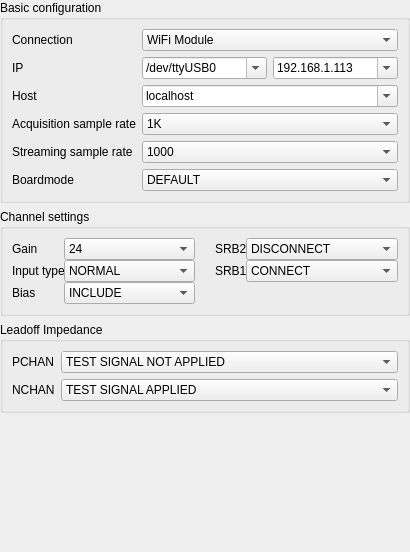
              <widget class="QWidget" name="scrollAreaWidgetContents_2">
               <property name="geometry">
                <rect>
                 <x>0</x>
                 <y>0</y>
                 <width>410</width>
                 <height>552</height>
                </rect>
               </property>
               <layout class="QGridLayout" name="gridLayout_14">
                <property name="leftMargin">
                 <number>0</number>
                </property>
                <property name="topMargin">
                 <number>0</number>
                </property>
                <property name="rightMargin">
                 <number>0</number>
                </property>
                <property name="bottomMargin">
                 <number>0</number>
                </property>
                <item row="3" column="0">
                 <spacer name="verticalSpacer_4">
                  <property name="orientation">
                   <enum>Qt::Vertical</enum>
                  </property>
                  <property name="sizeHint" stdset="0">
                   <size>
                    <width>20</width>
                    <height>40</height>
                   </size>
                  </property>
                 </spacer>
                </item>
                <item row="2" column="0">
                 <widget class="QGroupBox" name="groupBox_3">
                  <property name="enabled">
                   <bool>true</bool>
                  </property>
                  <property name="title">
                   <string>Leadoff Impedance</string>
                  </property>
                  <layout class="QGridLayout" name="gridLayout_13">
                   <item row="0" column="0">
                    <layout class="QFormLayout" name="formLayout_3">
                     <property name="labelAlignment">
                      <set>Qt::AlignLeading|Qt::AlignLeft|Qt::AlignVCenter</set>
                     </property>
                     <property name="formAlignment">
                      <set>Qt::AlignLeading|Qt::AlignLeft|Qt::AlignTop</set>
                     </property>
                     <item row="0" column="0">
                      <widget class="QLabel" name="label_12">
                       <property name="text">
                        <string>PCHAN</string>
                       </property>
                      </widget>
                     </item>
                     <item row="1" column="0">
                      <widget class="QLabel" name="label_13">
                       <property name="text">
                        <string>NCHAN</string>
                       </property>
                      </widget>
                     </item>
                     <item row="0" column="1">
                      <widget class="QComboBox" name="comboBox_pchan">
                       <item>
                        <property name="text">
                         <string>TEST SIGNAL NOT APPLIED</string>
                        </property>
                       </item>
                       <item>
                        <property name="text">
                         <string>TEST SIGNAL APPLIED</string>
                        </property>
                       </item>
                      </widget>
                     </item>
                     <item row="1" column="1">
                      <widget class="QComboBox" name="comboBox_nchan">
                       <property name="currentIndex">
                        <number>1</number>
                       </property>
                       <item>
                        <property name="text">
                         <string>TEST SIGNAL NOT APPLIED</string>
                        </property>
                       </item>
                       <item>
                        <property name="text">
                         <string>TEST SIGNAL APPLIED</string>
                        </property>
                       </item>
                      </widget>
                     </item>
                    </layout>
                   </item>
                  </layout>
                 </widget>
                </item>
                <item row="1" column="0">
                 <widget class="QGroupBox" name="groupBox_2">
                  <property name="title">
                   <string>Channel settings</string>
                  </property>
                  <layout class="QGridLayout" name="gridLayout_12">
                   <property name="horizontalSpacing">
                    <number>20</number>
                   </property>
                   <item row="0" column="0">
                    <layout class="QFormLayout" name="formLayout_2">
                     <property name="labelAlignment">
                      <set>Qt::AlignLeading|Qt::AlignLeft|Qt::AlignVCenter</set>
                     </property>
                     <property name="formAlignment">
                      <set>Qt::AlignLeading|Qt::AlignLeft|Qt::AlignTop</set>
                     </property>
                     <item row="0" column="0">
                      <widget class="QLabel" name="label_2">
                       <property name="text">
                        <string>Gain</string>
                       </property>
                      </widget>
                     </item>
                     <item row="0" column="1">
                      <widget class="QComboBox" name="comboBox_gain">
                       <property name="currentIndex">
                        <number>6</number>
                       </property>
                       <item>
                        <property name="text">
                         <string>1</string>
                        </property>
                       </item>
                       <item>
                        <property name="text">
                         <string>2</string>
                        </property>
                       </item>
                       <item>
                        <property name="text">
                         <string>4</string>
                        </property>
                       </item>
                       <item>
                        <property name="text">
                         <string>6</string>
                        </property>
                       </item>
                       <item>
                        <property name="text">
                         <string>8</string>
                        </property>
                       </item>
                       <item>
                        <property name="text">
                         <string>12</string>
                        </property>
                       </item>
                       <item>
                        <property name="text">
                         <string>24</string>
                        </property>
                       </item>
                      </widget>
                     </item>
                     <item row="1" column="0">
                      <widget class="QLabel" name="label_5">
                       <property name="text">
                        <string>Input type</string>
                       </property>
                      </widget>
                     </item>
                     <item row="1" column="1">
                      <widget class="QComboBox" name="comboBox_input_type">
                       <item>
                        <property name="text">
                         <string>NORMAL</string>
                        </property>
                       </item>
                       <item>
                        <property name="text">
                         <string>SHORTED</string>
                        </property>
                       </item>
                       <item>
                        <property name="text">
                         <string>BIAS MEAS</string>
                        </property>
                       </item>
                       <item>
                        <property name="text">
                         <string>MVDD</string>
                        </property>
                       </item>
                       <item>
                        <property name="text">
                         <string>TEMP</string>
                        </property>
                       </item>
                       <item>
                        <property name="text">
                         <string>TESTSIG</string>
                        </property>
                       </item>
                       <item>
                        <property name="text">
                         <string>BIAS DRP</string>
                        </property>
                       </item>
                       <item>
                        <property name="text">
                         <string>BIAS DRN</string>
                        </property>
                       </item>
                      </widget>
                     </item>
                     <item row="2" column="1">
                      <widget class="QComboBox" name="comboBox_bias">
                       <item>
                        <property name="text">
                         <string>INCLUDE</string>
                        </property>
                       </item>
                       <item>
                        <property name="text">
                         <string>REMOVE</string>
                        </property>
                       </item>
                      </widget>
                     </item>
                     <item row="2" column="0">
                      <widget class="QLabel" name="label_8">
                       <property name="text">
                        <string>Bias</string>
                       </property>
                      </widget>
                     </item>
                    </layout>
                   </item>
                   <item row="0" column="1">
                    <layout class="QFormLayout" name="formLayout_4">
                     <item row="0" column="0">
                      <widget class="QLabel" name="label_4">
                       <property name="text">
                        <string>SRB2</string>
                       </property>
                      </widget>
                     </item>
                     <item row="0" column="1">
                      <widget class="QComboBox" name="comboBox_srb1">
                       <property name="currentIndex">
                        <number>1</number>
                       </property>
                       <item>
                        <property name="text">
                         <string>CONNECT</string>
                        </property>
                       </item>
                       <item>
                        <property name="text">
                         <string>DISCONNECT</string>
                        </property>
                       </item>
                      </widget>
                     </item>
                     <item row="1" column="1">
                      <widget class="QComboBox" name="comboBox_srb2">
                       <item>
                        <property name="text">
                         <string>CONNECT</string>
                        </property>
                       </item>
                       <item>
                        <property name="text">
                         <string>DISCONNECT</string>
                        </property>
                       </item>
                      </widget>
                     </item>
                     <item row="1" column="0">
                      <widget class="QLabel" name="label_3">
                       <property name="text">
                        <string>SRB1</string>
                       </property>
                      </widget>
                     </item>
                    </layout>
                   </item>
                  </layout>
                 </widget>
                </item>
                <item row="0" column="0">
                 <widget class="QGroupBox" name="groupBox">
                  <property name="title">
                   <string>Basic configuration</string>
                  </property>
                  <layout class="QGridLayout" name="gridLayout_7">
                   <item row="0" column="0">
                    <layout class="QFormLayout" name="formLayout">
                     <property name="labelAlignment">
                      <set>Qt::AlignLeading|Qt::AlignLeft|Qt::AlignVCenter</set>
                     </property>
                     <property name="formAlignment">
                      <set>Qt::AlignLeading|Qt::AlignLeft|Qt::AlignTop</set>
                     </property>
                     <item row="0" column="0">
                      <widget class="QLabel" name="label_6">
                       <property name="text">
                        <string>Connection</string>
                       </property>
                      </widget>
                     </item>
                     <item row="0" column="1">
                      <widget class="QComboBox" name="comboBox_connection_mode">
                       <property name="currentIndex">
                        <number>1</number>
                       </property>
                       <item>
                        <property name="text">
                         <string>RFduino (Serial)</string>
                        </property>
                       </item>
                       <item>
                        <property name="text">
                         <string>WiFi Module</string>
                        </property>
                       </item>
                      </widget>
                     </item>
                     <item row="1" column="0">
                      <widget class="QLabel" name="label_port_ip">
                       <property name="text">
                        <string>IP</string>
                       </property>
                      </widget>
                     </item>
                     <item row="1" column="1">
                      <layout class="QHBoxLayout" name="horizontalLayout_10">
                       <item>
                        <widget class="QComboBox" name="comboBox_port">
                         <property name="editable">
                          <bool>true</bool>
                         </property>
                         <item>
                          <property name="text">
                           <string>/dev/ttyUSB0</string>
                          </property>
                         </item>
                        </widget>
                       </item>
                       <item>
                        <widget class="QComboBox" name="comboBox_ip">
                         <property name="editable">
                          <bool>true</bool>
                         </property>
                         <item>
                          <property name="text">
                           <string>192.168.1.113</string>
                          </property>
                         </item>
                        </widget>
                       </item>
                      </layout>
                     </item>
                     <item row="2" column="0">
                      <widget class="QLabel" name="label_7">
                       <property name="text">
                        <string>Host</string>
                       </property>
                      </widget>
                     </item>
                     <item row="2" column="1">
                      <widget class="QComboBox" name="comboBox_host">
                       <property name="editable">
                        <bool>true</bool>
                       </property>
                       <item>
                        <property name="text">
                         <string>localhost</string>
                        </property>
                       </item>
                       <item>
                        <property name="text">
                         <string>12.168.1.1</string>
                        </property>
                       </item>
                      </widget>
                     </item>
                     <item row="3" column="0">
                      <widget class="QLabel" name="label_10">
                       <property name="text">
                        <string>Acquisition sample rate</string>
                       </property>
                      </widget>
                     </item>
                     <item row="3" column="1">
                      <widget class="QComboBox" name="comboBox_sample_rate">
                       <property name="currentIndex">
                        <number>2</number>
                       </property>
                       <item>
                        <property name="text">
                         <string>250</string>
                        </property>
                       </item>
                       <item>
                        <property name="text">
                         <string>500</string>
                        </property>
                       </item>
                       <item>
                        <property name="text">
                         <string>1K</string>
                        </property>
                       </item>
                       <item>
                        <property name="text">
                         <string>2K</string>
                        </property>
                       </item>
                       <item>
                        <property name="text">
                         <string>4K</string>
                        </property>
                       </item>
                       <item>
                        <property name="text">
                         <string>8K</string>
                        </property>
                       </item>
                       <item>
                        <property name="text">
                         <string>16K</string>
                        </property>
                       </item>
                      </widget>
                     </item>
                     <item row="4" column="0">
                      <widget class="QLabel" name="label_9">
                       <property name="text">
                        <string>Streaming sample rate</string>
                       </property>
                      </widget>
                     </item>
                     <item row="4" column="1">
                      <widget class="QComboBox" name="comboBox_streaming_sample_rate">
                       <property name="currentIndex">
                        <number>4</number>
                       </property>
                       <item>
                        <property name="text">
                         <string>50</string>
                        </property>
                       </item>
                       <item>
                        <property name="text">
                         <string>100</string>
                        </property>
                       </item>
                       <item>
                        <property name="text">
                         <string>250</string>
                        </property>
                       </item>
                       <item>
                        <property name="text">
                         <string>500</string>
                        </property>
                       </item>
                       <item>
                        <property name="text">
                         <string>1000</string>
                        </property>
                       </item>
                       <item>
                        <property name="text">
                         <string>2000</string>
                        </property>
                       </item>
                       <item>
                        <property name="text">
                         <string>4000</string>
                        </property>
                       </item>
                      </widget>
                     </item>
                     <item row="5" column="0">
                      <widget class="QLabel" name="label">
                       <property name="text">
                        <string>Boardmode</string>
                       </property>
                      </widget>
                     </item>
                     <item row="5" column="1">
                      <widget class="QComboBox" name="comboBox_boardmode">
                       <item>
                        <property name="text">
                         <string>DEFAULT</string>
                        </property>
                       </item>
                       <item>
                        <property name="text">
                         <string>DEBUG</string>
                        </property>
                       </item>
                       <item>
                        <property name="text">
                         <string>ANALOG</string>
                        </property>
                       </item>
                       <item>
                        <property name="text">
                         <string>DIGITAL</string>
                        </property>
                       </item>
                       <item>
                        <property name="text">
                         <string>MARKER</string>
                        </property>
                       </item>
                      </widget>
                     </item>
                    </layout>
                   </item>
                  </layout>
                 </widget>
                </item>
               </layout>
              </widget>
